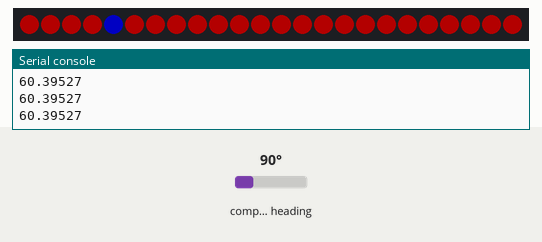
This program was run on a simulated Raspberry Pi Pico running MicroPython. On the bench: 24 RGB LEDs in strip order, left to right, the last lines printed to the serial console. Inputs (shaded band) come from the test bench; at power-on: compass heading 90°. Dim RGB values are drawn brighter than linear; library files of the repository ran but are not shown: HMC5883L.py.

Above: at 1.2 s.
1.3 s: compass heading set to 7°
At 2.1 s:
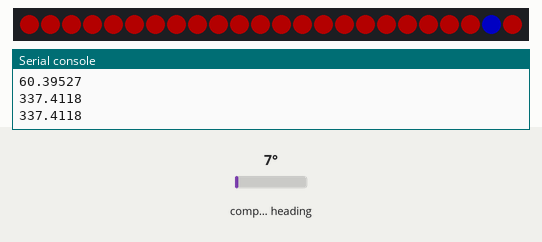
3.1 s: compass heading set to 180°
At 3.9 s:
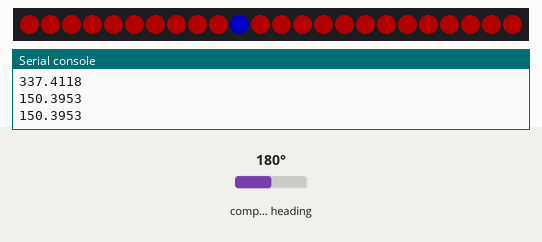
4.7 s: compass heading set to 269°
At 5.6 s:
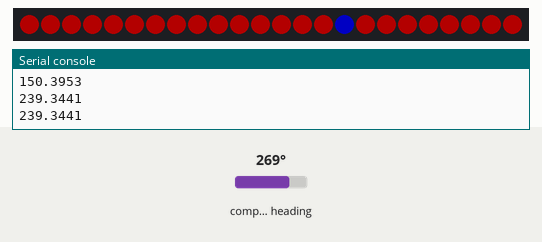
Timing chart, 0 to 7.7 s (numbered marks = the images above; inputs shaded):
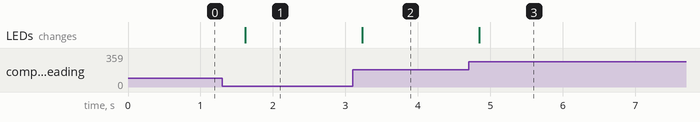

Measured:
- after the input at 1.3 s, the LEDs: change after 0.32 s (image 1)
- after the input at 3.1 s, the LEDs: change after 0.13 s (image 2)
- after the input at 4.7 s, the LEDs: change after 0.15 s (image 3)

The program:

main.py
```python
from machine import Pin, I2C
from utime import sleep_ms
from neopixel import NeoPixel
from HMC5883L import HMC5883L


pin = Pin(14, Pin.OUT)
np = NeoPixel(pin, 24)

i2c = I2C(1, sda = Pin(2), scl = Pin(3), freq = 100000)
compass = HMC5883L(i2c)


while(True):

    h = compass.get_heading()
    print(h)

    for i in range (0, 24):
        np[i] = (60, 0, 0)
    i = (h / 15)

    np[int(i)] = (0, 0 , 90)
    np.write()

    sleep_ms(400)
```
